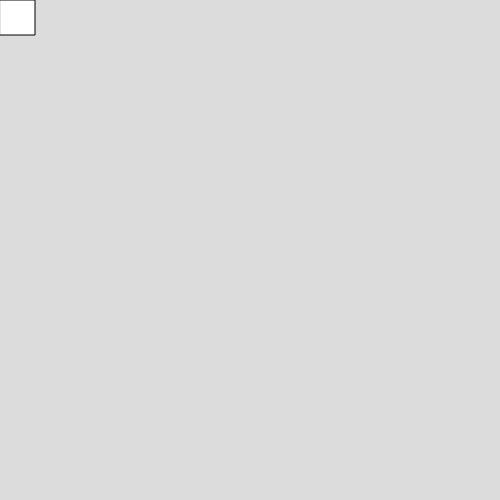
Frame 1 (no input)
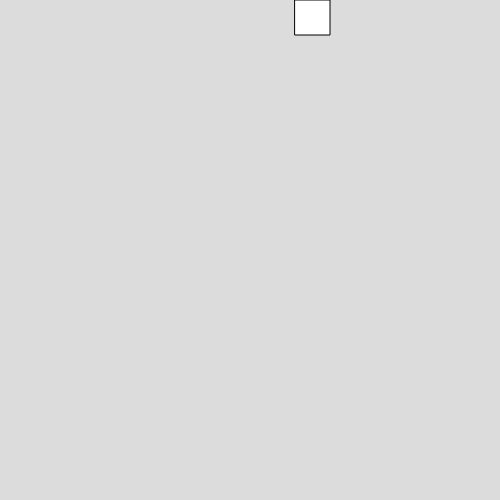
Frame 60 (no input)
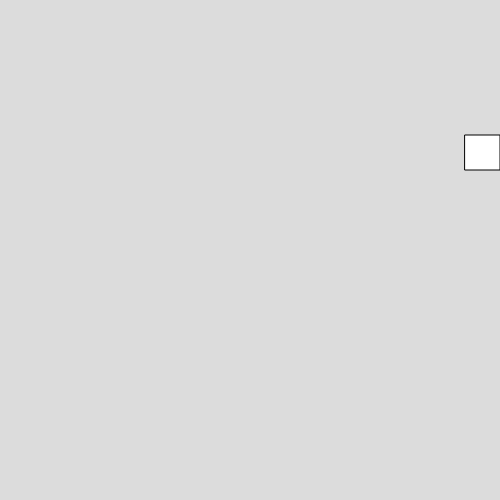
Frame 120 (the mouse pressed at the canvas centre since frame 60)

The p5.js sketch that drew these frames (run headless with seeded random() and noise() and a simulated clock; from frame 60 on, the mouse is pressed at the canvas centre):

// p5.js sketch
// ── sketch.js
// Project Title
// Your Name
// Date
//
// Extra for Experts:
// - describe what you did to take this project "above and beyond"

let xva = 0;
let yva = 0;
let speed = 5;

function setup() {
  createCanvas(500, 500);
}

function draw() {
  background(220);
  square(xva, yva, 35)
  if (xva <= 465 && yva === 0){
    xva = xva + speed;
  }
  if (xva === 465 && yva <= 465){
    yva = yva + speed;
  }
  if (xva >= 0 && yva === 465){
    xva = xva - speed;
  }
  if (xva === 0 && yva >= 0){
    yva = yva - speed;
  }

  if(yva < 0 ){
    yva = 0
    
  }
  if(yva > 465){
    yva = 465
  }
  if(xva < 0 || xva > 465){
    xva = 0
  }
  
  }


function keyPressed(){
  if (keyIsDown(83)){
    speed = speed - 1
  }
}
